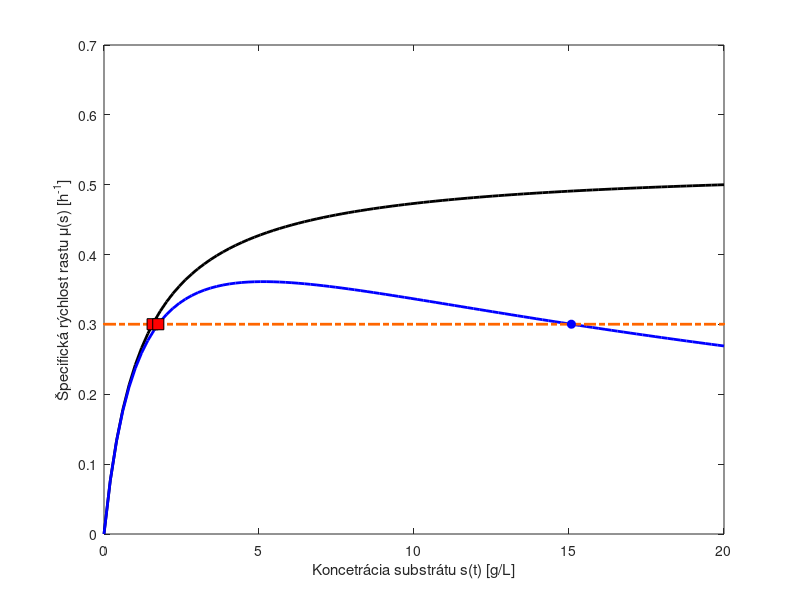

Recreate this plot in MATLAB. (Note: this script raises an error after producing the figure.)
clear all
close all
clc

addpath('funs')

% chemostat parameters
F = 1; %l/h
V = 3.33; %l
D = F/V; %h-1
mu_max = 0.53; %h-1
nu = 0.5; %h-1 
Ks = 1.2; %g/l
Ki = 22; %g/l
Yx = .4;
Yp = 1;
s_in = 20; %g/l
param = [mu_max nu Ks Ki Yx Yp s_in D];


s0 = 0; x0 = 10; p0 = 0;
init_c = [x0 s0 p0];

% figures
s = linspace(0,s_in,100);

figure(1)
mus_inh = (mu_max*s./(Ks + s + ((s.^2)/Ki)));
mus = (mu_max*s./(Ks + s));
opt_s_inh = sqrt(Ks*Ki);
opt_mu_inh = (mu_max*opt_s_inh./(Ks + opt_s_inh + ((opt_s_inh^2)/Ki)));

hold on
plot(s,mus,'k','LineWidth',2)
plot(s,mus_inh,'b','LineWidth',2)
plot([0 s_in],[D D],'.-.','Color',[1 102/255 0],'LineWidth',2)
plot(1.5688,D,'ks','MarkerFaceColor','r','MarkerSize',8)
plot(1.7510,D,'ks','MarkerFaceColor','r','MarkerSize',8)
plot(15.0768,D,'bo','MarkerFaceColor','b')
%legend('bez inhibície','s inhibíciou','rýchlost riedenia D','Location','Best')
xlabel('Koncetrácia substrátu s(t) [g/L]')
ylabel('Špecifická rýchlost rastu \mu(s) [h^{-1}]')
box on
%print('spec_grow_rate_comparison','-depsc')



s = [22 3 18 8 2];
x = [1.1 0.5 2 4.6 2.2];
clr = {[220/255 20/255 60/255] [1 69/255 0] [124/255 252/255 0] [0 1 1] [139/255 0 139/255]};
tf = 200; %hrs
Ts = 500;
t = linspace(0,tf,500);

figure(2)
for i = 1:length(s)
    s0 = s(i);
    x0 = x(i);
    init_c = [x0 s0 p0];
    
    [xt,st,~] = generate_Haldane_data(D,param,init_c,tf,Ts);
    
    subplot(2,1,1)
    hold on
    plot(t,st,'-','color',cell2mat(clr(i)),'LineWidth',2)
    xlabel('Čas t [h]')
    ylabel('s(t) [g/L]')
    set(gca,'FontSize',15)
    box on
    subplot(2,1,2)
    hold on
    plot(t,xt,'-','color',cell2mat(clr(i)),'LineWidth',2)
    xlabel('Čas t [h]')
    ylabel('x(t) [g/L]')
    set(gca,'FontSize',15)
    box on
end
hold off
%print('init_cond_inhb','-depsc')

figure(4)
hold on
for i = 1:length(s)
    s0 = s(i);
    x0 = x(i);
    init_c = [x0 s0 p0];
    
    [xt,st,~] = generate_Monod_data(D,param,init_c,tf,Ts);
    
    subplot(2,1,1)
    hold on
    plot(t,st,'-','color',cell2mat(clr(i)),'LineWidth',2)
    xlabel('Čas t [h]')
    ylabel('s(t) [g/L]')
    set(gca,'FontSize',15)
    axis([0 40 0 25])
    box on
    subplot(2,1,2)
    hold on
    plot(t,xt,'-','color',cell2mat(clr(i)),'LineWidth',2)
    xlabel('Čas t [h]')
    ylabel('x(t) [g/L]')
    set(gca,'FontSize',15)
    axis([0 40 0 6])
    box on
end
hold off
%print('init_cond_Monod','-depsc')


figure(3)
s = linspace(0.1,25,10);
x = linspace(0.1,5,20);
hold on
for i = 1:length(s)
    for j = 1:length(x)
        s0 = s(i);
        x0 = x(j);
        init_c = [x0 s0 p0];
    
        [xt,st,~] = generate_Haldane_data(D,param,init_c,tf,Ts);
        
        st = st./s_in;
        xt = xt./s_in;

        plot(xt,st,'-','color',[115/255 115/255 115/255]) 
    end
end

s = [22 3 18 8 2 ];
x = [1.1 0.5 2 4.6 2.2 ];
clr = {[220/255 20/255 60/255] [1 69/255 0] [124/255 252/255 0] [0 1 1] [139/255 0 139/255]};
for i = 1:1:length(x)
    s0 = s(i);
    x0 = x(i);
    init_c = [x0 s0 p0];
    
    [xt,st,~] = generate_Haldane_data(D,param,init_c,tf,Ts);
    
    st = st./s_in;
    xt = xt./s_in;

    plot(xt,st,'-','color',cell2mat(clr(i)),'LineWidth',2)
end
plot(0,1,'rs','MarkerFaceColor','r','MarkerSize',8)
plot(1.18/s_in,15.0768/s_in,'bo','MarkerFaceColor','b','MarkerSize',8)
plot(xt(end),st(end),'rs','MarkerFaceColor','r','MarkerSize',8)
ylabel('Relatívna koncentrácia substrátu')
xlabel('Relatívna koncentrácia biomasy')
axis([0 0.27 0 1.1])
axis square
set(gca,'FontSize',15)
hold off
box on
%print('phase_inhb','-depsc')

figure(5)
%D = .6;
s = linspace(0.01,25,10);
x = linspace(0.01,5,20);
hold on
for i = 1:length(s)
    for j = 1:length(x)
        s0 = s(i);
        x0 = x(j);
        init_c = [x0 s0 p0];
    
        [xt,st,~] = generate_Monod_data(D,param,init_c,tf,Ts);
        
        st = st./s_in;
        xt = xt./s_in;

        plot(xt,st,'-','color',[115/255 115/255 115/255]) 
    end
end

s = [22 3 18 8 2];
x = [1.1 0.5 2 4.6 2.2];
clr = {[220/255 20/255 60/255] [1 69/255 0] [124/255 252/255 0] [0 1 1] [139/255 0 139/255]};
for i = 1:1:length(x)
    s0 = s(i);
    x0 = x(i);
    init_c = [x0 s0 p0];
    
    [xt,st,~] = generate_Monod_data(D,param,init_c,tf,Ts);
    
    st = st./s_in;
    xt = xt./s_in;

    plot(xt,st,'-','color',cell2mat(clr(i)),'LineWidth',2)
end
plot(0,1,'rs','MarkerFaceColor','r','MarkerSize',8)
plot(xt(end),st(end),'rs','MarkerFaceColor','r','MarkerSize',8)
ylabel('Relatívna koncentrácia substrátu')
xlabel('Relatívna koncentrácia biomasy')
axis([0 0.3 0 1.1])
axis square
set(gca,'FontSize',15)
hold off
box on
%print('phase_Monod','-depsc')
